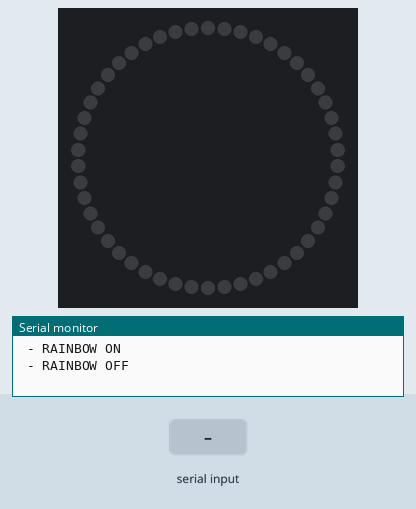
Recording of a sketch running on a simulated Arduino Uno, built with avr-gcc and run on an emulated ATmega328P. Parts: 50 RGB LEDs in a ring, first at the top, clockwise, the last lines printed to the serial monitor. The inputs (shaded band) are chosen by the test bench. Colours are those a GRB WS2812 strip shows for the declared byte order.

Above: at 1.2 s.
1.3 s: "RAINBOW ON\n" received over Serial
At 1.45 s:
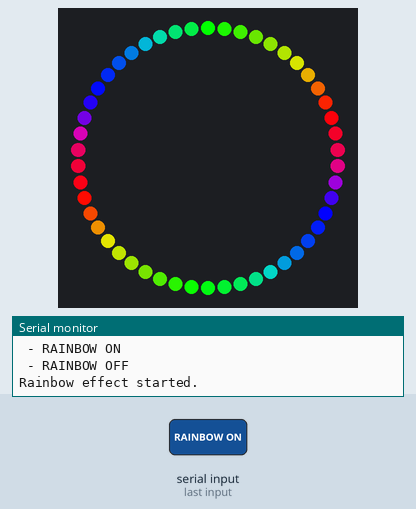
3.7 s: "ALL ON\n" received over Serial
At 4.7 s:
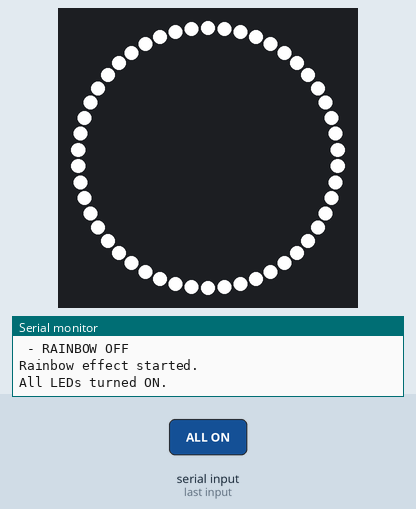
5.2 s: "30 150 10 200\n" received over Serial
6.7 s: "RAINBOW ON\n" received over Serial
At 6.85 s:
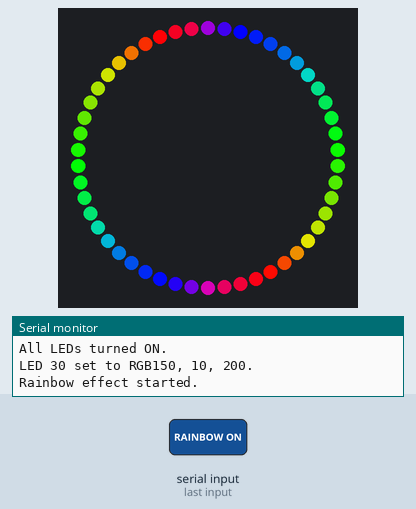
9.7 s: "ON 150\n" received over Serial
At 10.19 s:
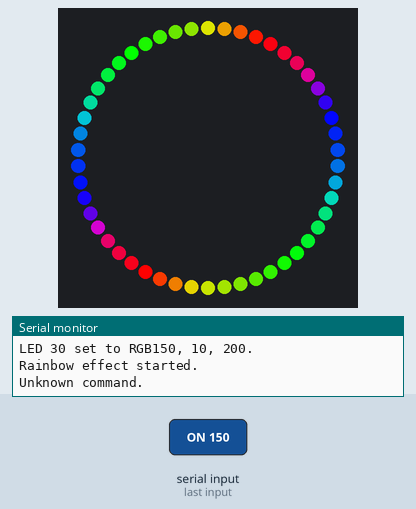
11.5 s: "RAINBOW OFF\n" received over Serial
At 11.5 s:
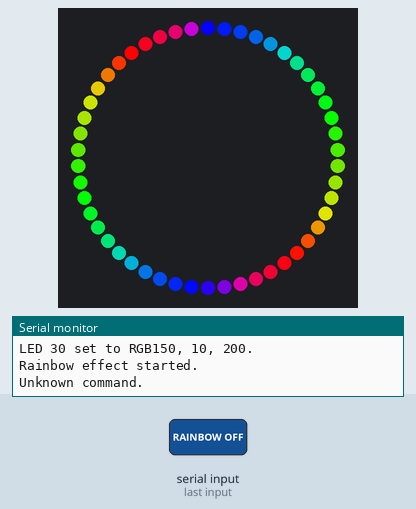
Timing chart, 0 to 14.0 s (numbered marks = the images above; inputs shaded):
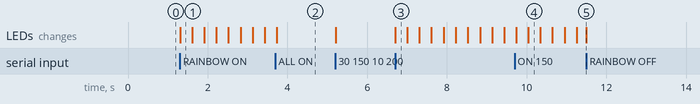

The sketch:

twitch_garland.ino
```cpp
#include <FastLED.h>

#define LED_PIN 6
#define NUM_LEDS 50
#define CHIPSET WS2812
#define COLOR_ORDER RGB

CRGB leds[NUM_LEDS];
bool rainbowActive = false;

void setup() {
  Serial.begin(115200);
  Serial.println("FastLED Serial Control Ready!");
  Serial.println("Commands:");
  Serial.println(" - <LED#> ON   (Turn on specific LED in white)");
  Serial.println(" - <LED#> OFF  (Turn off specific LED)");
  Serial.println(" - ALL ON      (Turn all LEDs white)");
  Serial.println(" - ALL OFF     (Turn all LEDs off)");
  Serial.println(" - <LED#> R    (Set specific LED to red)");
  Serial.println(" - <LED#> G    (Set specific LED to green)");
  Serial.println(" - <LED#> B    (Set specific LED to blue)");
  Serial.println(" - <LED#> <R> <G> <B> (Set specific LED to custom colour)");
  Serial.println(" - RAINBOW ON");
  Serial.println(" - RAINBOW OFF");

  FastLED.addLeds<CHIPSET, LED_PIN, COLOR_ORDER>(leds, NUM_LEDS);
  FastLED.clear();
  FastLED.show();
}

void loop() {
  checkSerialInput();
  if (rainbowActive){
    rainbowCycle();
  }
  FastLED.show();
}

void checkSerialInput() {
  if (Serial.available()) {
    String command = Serial.readStringUntil('\n');
    command.trim();

    if (command.equals("ALL ON")) {
      rainbowActive = false;
      fill_solid(leds, NUM_LEDS, CRGB::White);
      FastLED.show();
      Serial.println("All LEDs turned ON.");
    } else if (command.equals("ALL OFF")) {
      FastLED.clear();
      rainbowActive = false;
      FastLED.show();
      Serial.println("All LEDs turned OFF.");
    } else if (command.equals("RAINBOW ON")) {
      rainbowActive = true;
      Serial.println("Rainbow effect started.");
    } else if (command.equals("RAINBOW OFF")) {
      rainbowActive = false;
      Serial.println("Rainbow effect stopped.");
    } else {
      processLEDCommand(command);
    }
  }
}

void processLEDCommand(String command) {
  int firstSpace = command.indexOf(' ');
  if (firstSpace == -1) {
    Serial.println("Invalid command format!");
    return;
  }

  String ledNumberStr = command.substring(0, firstSpace);
  ledNumberStr.trim();
  int dashIndex = ledNumberStr.indexOf('-');
  int startLed = -1, endLed = -1;
  if (dashIndex != -1) {
    startLed = ledNumberStr.substring(0, dashIndex).toInt();
    endLed = ledNumberStr.substring(dashIndex+1).toInt();
  } else {
    startLed = endLed = ledNumberStr.toInt();
  }

  String action = command.substring(firstSpace + 1);
  action.trim();

  for (int i = startLed; i <= endLed; i++) {
    if (action == "ON" || action == "W" || action == "WHITE") {
      leds[i] = CRGB::White;
      Serial.print("LED ");
      Serial.print(i);
      Serial.println(" turned ON (White).");
    } else if (action.equals("OFF")) {
      leds[i] = CRGB::Black;
      Serial.print("LED ");
      Serial.print(i);
      Serial.println(" turned OFF.");
    } else if (action.equals("R")) {
      leds[i] = CRGB::Red;
      Serial.print("LED ");
      Serial.print(i);
      Serial.println(" set to Red.");
    } else if (action.equals("G")) {
      leds[i] = CRGB::Green;
      Serial.print("LED ");
      Serial.print(i);
      Serial.println(" set to Green.");
    } else if (action.equals("B")) {
      leds[i] = CRGB::Blue;
      Serial.print("LED ");
      Serial.print(i);
      Serial.println(" set to Blue.");
    } else {
      int space1 = action.indexOf(' ');
      int space2 = action.indexOf(' ', space1+1);
      if (space1 == -1 || space2 == -1) {
        Serial.println("Unknown command.");
        return;
      }
      int r = action.substring(0, space1).toInt();
      int g = action.substring(space1+1, space2).toInt();
      int b = action.substring(space2+1).toInt();
      if (r < 0 || r > 255 || g < 0 || g > 255 || b < 0 || b > 255) {
        Serial.println("Invalid RGB input");
        return;
      }
      leds[i] = CRGB(r, g, b);
      Serial.print("LED ");
      Serial.print(i);
      Serial.print(" set to RGB");
      Serial.print(r);
      Serial.print(", ");
      Serial.print(g);
      Serial.print(", ");
      Serial.print(b);
      Serial.println(".");
    }
  }
  FastLED.show();
}

void rainbowCycle() {
  static uint8_t hue = 0;
  fill_rainbow(leds, NUM_LEDS, hue, 10);
  hue += 5;
  FastLED.delay(5);
}
```

Measured:
- after the input at 1.3 s, the LEDs: change at once (image 1)
- after the input at 3.7 s, the LEDs: change at once (image 2)
- after the input at 6.7 s, the LEDs: change at once (image 3)
